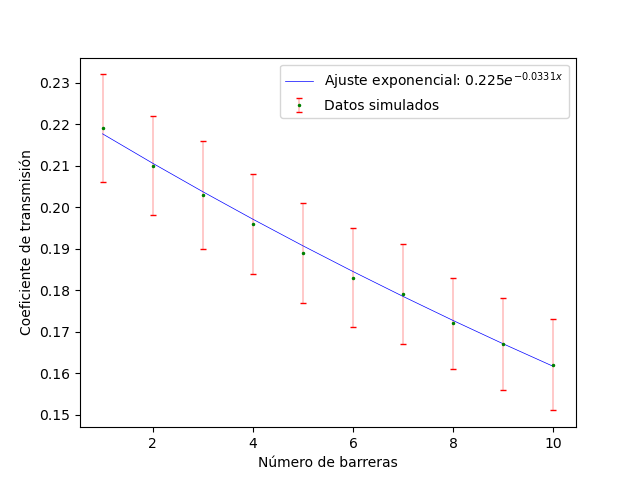

Write the Python code that produced this figure.
from matplotlib import pyplot as plt
import numpy as np
import math as m

file_in = "nbarreras.dat"
file_out = "nbarreras"

datos=np.loadtxt(file_in)

fig=plt.figure()
ax=fig.add_subplot(111)
ax.errorbar(datos[:,0],datos[:,1], yerr=datos[:,2], color="green", ecolor="red", fmt="o", capsize=2, markersize=1.5, linewidth=0.5, elinewidth=0.3, label="Datos simulados")
ax.set_xlabel("Número de barreras")
ax.set_ylabel("Coeficiente de transmisión")
def func(x):
    return 0.225*m.exp(-0.0331*x)
x_values = datos[:,0]
y_values = [func(x) for x in x_values]
ax.plot(x_values, y_values, color="blue", linewidth=0.5, label="Ajuste exponencial: $0.225e^{-0.0331x}$")
ax.legend()
fig.savefig(file_out)
